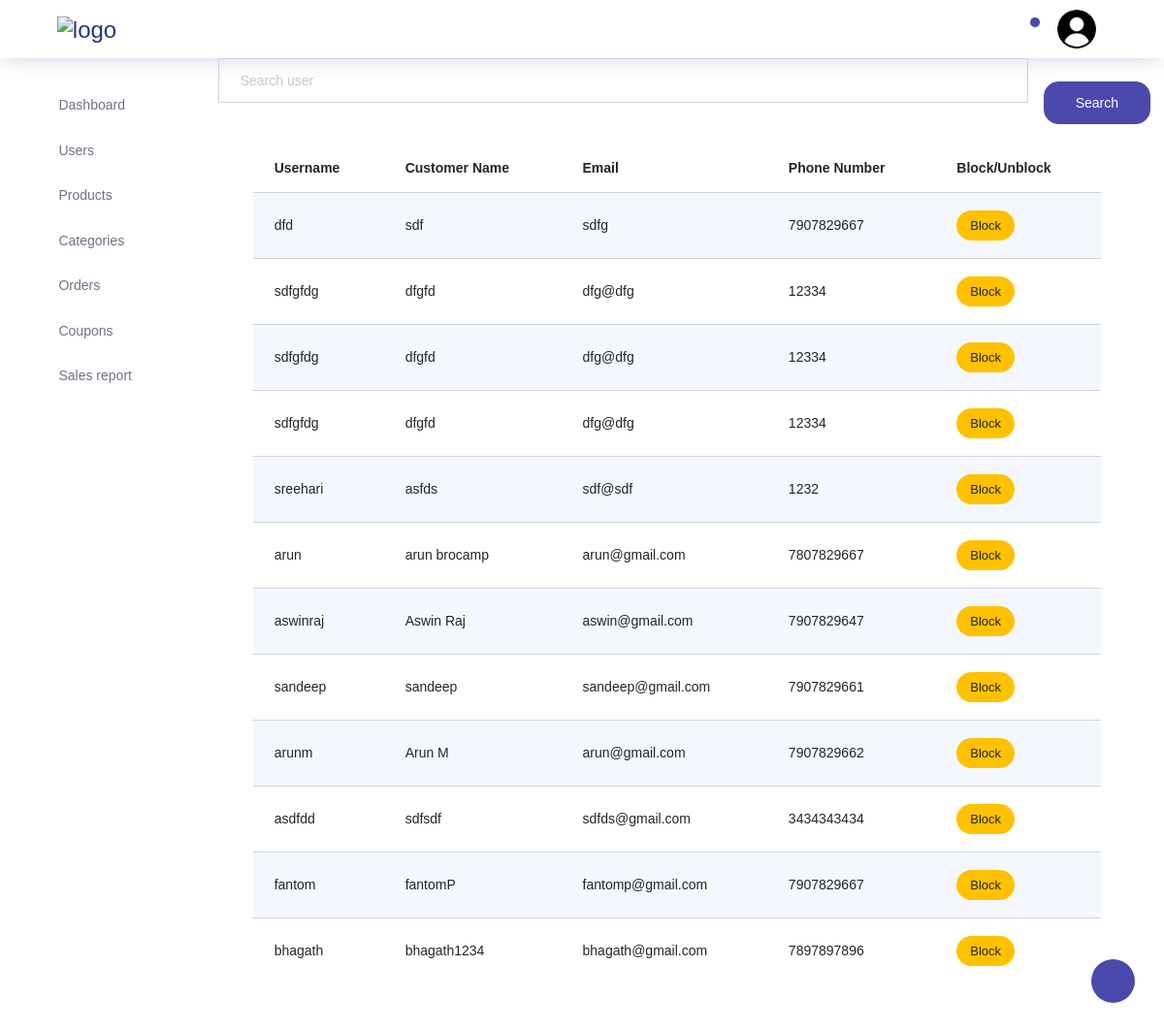
/storeadmin/users/ (signed in), run on an earlier commit of the app's database.
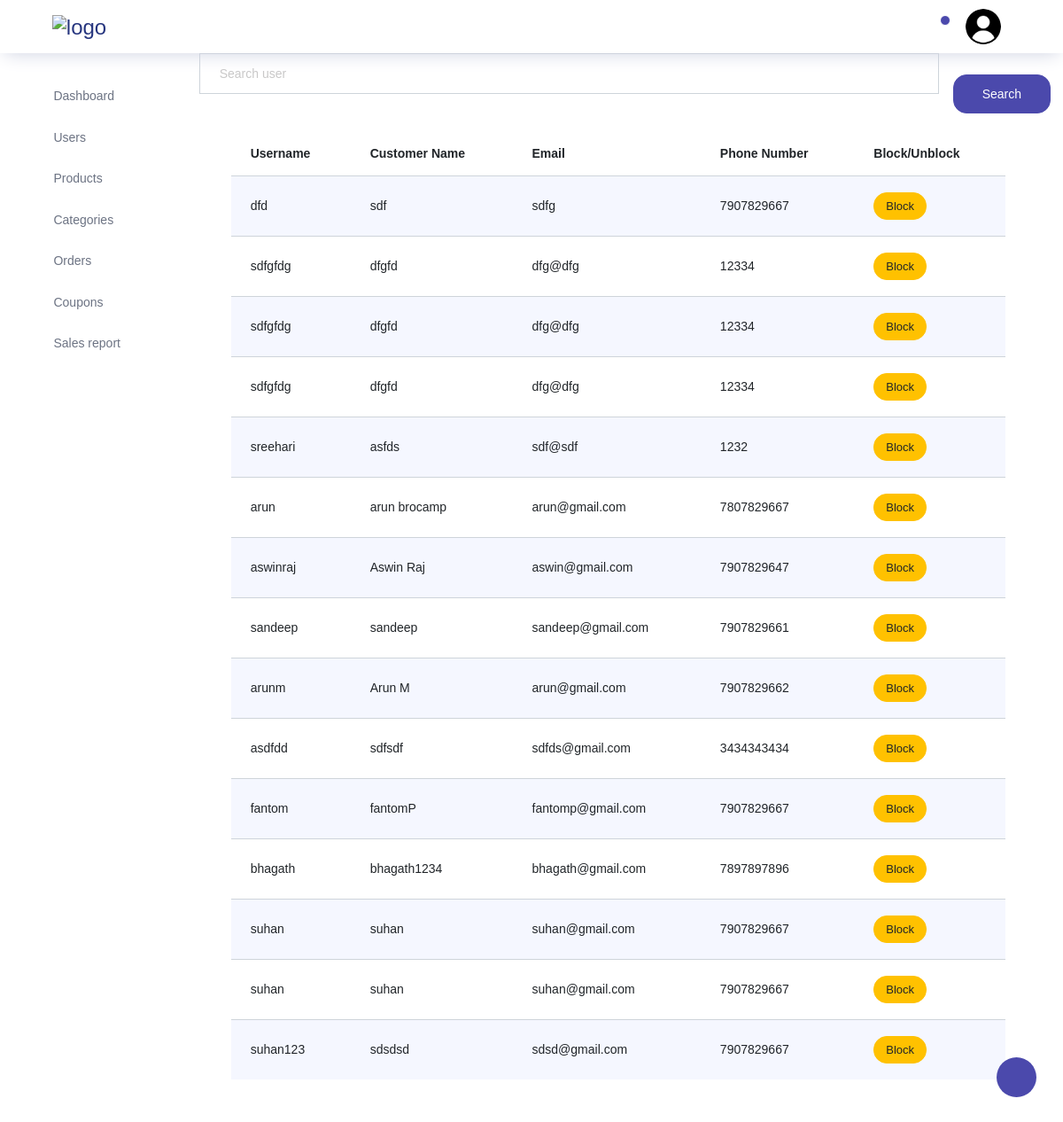
And on a later commit of the database.
### store/models.py (models this page shows)
class Customers(models.Model):
    username=models.CharField(max_length=200,unique=True)
    name=models.CharField(max_length=200)
    email=models.CharField(max_length=200)
    phonenumber=models.IntegerField(max_length=200)
    password=models.CharField(max_length=200)
    repassword=models.CharField(max_length=200)
    isblocked=models.BooleanField(default=False)

### storeadmin/views.py (the view)
# urls.py: path("users/",views.users,name="admin_users"),
@never_cache
def users(request):
    if "adminname" in request.session:
        datas=Customers.objects.all()
        if request.method=="POST":
            enteredname=request.POST.get("searchitem")
            datas=Customers.objects.filter(username=enteredname)
            return render(request,"storeadmin/users/users.html",{"datas":datas})
        return render(request,"storeadmin/users/users.html",{"datas":datas})
    else:
        return redirect(adminsignin)

### storeadmin/templates/storeadmin/users/users.html (shortened to what this page needs)
{% extends 'storeadmin/index.html' %}
{% block content %}
<div class="container">
  <div class="container">
    <form action="" method="POST">{% csrf_token %}
      <div class="input-group">
        <input type="text" name="searchitem" class="form-control" id="navbar-search-input" placeholder="Search user" aria-label="search" aria-describedby="search">
        <div>
          <button type="submit" class="btn btn-primary btn-block mt-4 ml-3">Search</button>
        </div>
      </div>
    </form>
  </div>
  <div class="container">
    <div class="col-lg-12 grid-margin stretch-card">
      <div class="card">
        <div class="card-body">
          <div class="table-responsive">
            <table class="table table-striped">
              <thead>
                <tr>
                  <th>Username</th>
                  <th>Customer Name</th>
                  <th>Email</th>
                  <th>Phone Number</th>
                  <th>Block/Unblock</th>
                </tr>
              </thead>
              <tbody>
                {% for item in datas  %}
                <tr>
                  <td>{{item.username}}</td>
                  <td>{{item.name}}</td>
                  <td>{{item.email}}</td>
                  <td>{{item.phonenumber}}</td>
                  <td>
                    {% if item.isblocked %}
                    <a href="{% url 'admin_unblockuser' item.id %}" class="btn btn-success btn-sm">Unblock</a>
                    {% else %}
                    <a href="{% url 'admin_blockuser' item.id %}" class="btn btn-warning btn-sm">Block</a>
                    {% endif %}
                  </td>
                </tr>
                {% endfor %}
              </tbody>
            </table>
          </div>
        </div>
      </div>
    </div>
  </div>
</div>
{% endblock content %}

### storeadmin/templates/storeadmin/index.html (shortened to what this page needs)
<!DOCTYPE html>
{% load static %}
<html lang="en">
<head>
  <link rel="stylesheet" href="{% static 'storeadmin/vendors/feather/feather.css' %}">
  <link rel="stylesheet" href="{% static 'storeadmin/vendors/ti-icons/css/themify-icons.css' %}" >
  <link rel="stylesheet" href="{% static 'storeadmin/vendors/css/vendor.bundle.base.css' %}"   "">
  <link rel="stylesheet" href="{% static 'storeadmin/vendors/datatables.net-bs4/dataTables.bootstrap4.css' %}"  >
  <link rel="stylesheet" href="{% static 'storeadmin/vendors/ti-icons/css/themify-icons.css' %}"    >
  <link rel="stylesheet" type="text/css" href="{% static 'storeadmin/js/select.dataTables.min.css' %}"  >
  <link rel="stylesheet" href="{% static 'storeadmin/css/admin_customstyle/custom.css' %}">
  <link rel="stylesheet" href="{% static 'storeadmin/css/vertical-layout-light/style.css' %}"  >
</head>
<body>
  <div class="container-scroller">
    <nav class="navbar col-lg-12 col-12 p-0 fixed-top d-flex flex-row">
      <div class="text-center navbar-brand-wrapper d-flex align-items-center justify-content-center">
        <a class="navbar-brand brand-logo mr-5" href="index.html"><img src="{% static 'storeadmin/images/images.png' %}" class="mr-2" alt="logo"/></a>
      </div>
      <div class="navbar-menu-wrapper d-flex align-items-center justify-content-end">
        <button class="navbar-toggler navbar-toggler align-self-center" type="button" data-toggle="minimize">
          <span class="icon-menu"></span>
        </button>
        <ul class="navbar-nav navbar-nav-right">
          <li class="nav-item dropdown">
            <a class="nav-link count-indicator dropdown-toggle" id="notificationDropdown" href="#" data-toggle="dropdown">
              <i class="icon-bell mx-0"></i>
              <span class="count"></span>
            </a>
          </li>
          <li class="nav-item nav-profile dropdown">
            <a class="nav-link dropdown-toggle" href="#" data-toggle="dropdown" id="profileDropdown">
              <img src="{% static 'storeadmin/images/adminimagenew.png' %}" alt="profile"/>
            </a>
          </li>
          <li class="nav-item nav-settings d-none d-lg-flex">
            <a class="nav-link" href="#">
              <i class="icon-ellipsis"></i>
            </a>
          </li>
        </ul>
      </div>
    </nav>
    <div class="container-fluid page-body-wrapper">
      <div class="theme-setting-wrapper">
        <div id="settings-trigger"><i class="ti-settings"></i></div>
      </div>
      <nav class="sidebar sidebar-offcanvas" id="sidebar">
        <ul class="nav">
          <li class="nav-item">
            <a class="nav-link" href={% url 'admin_index' %}>
              <i class="icon-grid menu-icon"></i>
              <span class="menu-title">Dashboard</span>
          </li>
          <li class="nav-item">
            <a class="nav-link"  href={% url 'admin_users' %} aria-expanded="false" aria-controls="ui-basic">
              <i class="icon-layout menu-icon"></i>
              <span class="menu-title"> Users</span>
              <i class="menu-arrow"></i>
            </a>
          </li>
          <li class="nav-item">
            <a class="nav-link"  href={% url 'admin_products' %} aria-expanded="false" aria-controls="form-elements">
              <i class="icon-columns menu-icon"></i>
              <span class="menu-title">Products</span>
              <i class="menu-arrow"></i>
            </a>
          </li>
          <li class="nav-item">
            <a class="nav-link"  href={% url 'admin_categories' %} aria-expanded="false" aria-controls="charts">
              <i class="icon-bar-graph menu-icon"></i>
              <span class="menu-title">Categories</span>
              <i class="menu-arrow"></i>
            </a>
          </li>
          <li class="nav-item">
            <a class="nav-link"  href={% url 'admin_orders' %} aria-expanded="false" aria-controls="charts">
              <i class="icon-bar-graph menu-icon"></i>
              <span class="menu-title">Orders</span>
              <i class="menu-arrow"></i>
            </a>
          </li>
          <li class="nav-item">
            <a class="nav-link" data-toggle="collapse" href="#icons" aria-expanded="false" aria-controls="icons">
              <i class="icon-contract menu-icon"></i>
              <span class="menu-title">Coupons</span>
              <i class="menu-arrow"></i>
            </a>
          </li>
          <li class="nav-item">
            <a class="nav-link" data-toggle="collapse" href="#auth" aria-expanded="false" aria-controls="auth">
              <i class="icon-head menu-icon"></i>
              <span class="menu-title">Sales report</span>
              <i class="menu-arrow"></i>
            </a>
          </li>
        </ul>
      </nav>
      {% block content %}{% endblock content %}
    </div>
  </div>
</body>
</html>

What changed in the data, as far as the page shows it:
added Customers: username "suhan", name "suhan", email "suhan@gmail.com", phonenumber "7907829667", isblocked "Block"
added Customers: username "suhan", name "suhan", email "suhan@gmail.com", phonenumber "7907829667", isblocked "Block"
added Customers: username "suhan123", name "sdsdsd", email "sdsd@gmail.com", phonenumber "7907829667", isblocked "Block"
